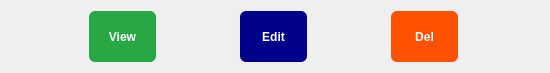
<?xml version="1.0" encoding="UTF-8"?>
<ui version="4.0">
 <class>actionButtons</class>
 <widget class="QWidget" name="actionButtons">
  <property name="geometry">
   <rect>
    <x>0</x>
    <y>0</y>
    <width>550</width>
    <height>69</height>
   </rect>
  </property>
  <property name="windowTitle">
   <string>Form</string>
  </property>
  <layout class="QHBoxLayout" name="horizontalLayout">
   <item>
    <widget class="QToolButton" name="btView">
     <property name="styleSheet">
      <string notr="true">QToolButton {
    background-color: #28a745;
    color: white;
    border: none;
    border-radius: 6px;
    padding: 8px 16px;
    font-weight: bold;
    width: 32px;
    height: 32px;
}

QToolButton:hover {
    background-color: #5cd65c;
}</string>
     </property>
     <property name="text">
      <string>View</string>
     </property>
     <property name="iconSize">
      <size>
       <width>32</width>
       <height>32</height>
      </size>
     </property>
    </widget>
   </item>
   <item>
    <widget class="QToolButton" name="btEdit">
     <property name="styleSheet">
      <string notr="true">QToolButton {
    background-color: #00008B;
    color: white;
    border: none;
    border-radius: 6px;
    padding: 8px 16px;
    font-weight: bold;
    width: 32px;
    height: 32px;
}

QToolButton:hover {
    background-color: #0000FF
}</string>
     </property>
     <property name="text">
      <string>Edit</string>
     </property>
     <property name="iconSize">
      <size>
       <width>32</width>
       <height>32</height>
      </size>
     </property>
    </widget>
   </item>
   <item>
    <widget class="QToolButton" name="btDelete">
     <property name="styleSheet">
      <string notr="true">QToolButton {
    background-color: #ff5100;
    color: white;
    border: none;
    border-radius: 6px;
    padding: 8px 16px;
    font-weight: bold;
    width: 32px;
    height: 32px;
}

QToolButton:hover {
    background-color: #ff5168;
}</string>
     </property>
     <property name="text">
      <string>Del</string>
     </property>
     <property name="iconSize">
      <size>
       <width>32</width>
       <height>32</height>
      </size>
     </property>
    </widget>
   </item>
  </layout>
 </widget>
 <resources/>
 <connections/>
</ui>
